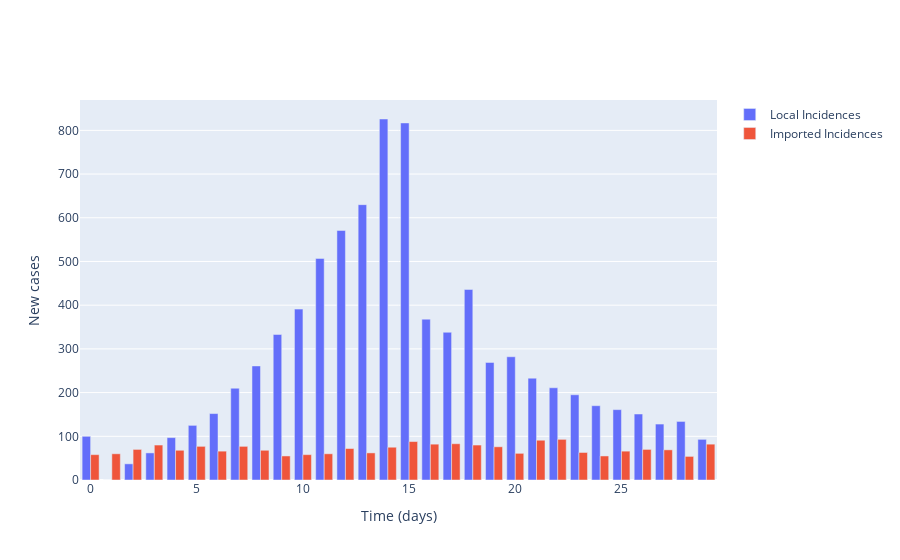

Notebook code cell kept with this figure:
### Markdown cell above
## Plot local incidence numbers and imported cases

### Code cell
# Plot (bar chart cases each day)
fig = go.Figure()

# Plot of incidences
fig.add_trace(
    go.Bar(
        x=times,
        y=locally_infected_cases,
        name='Local Incidences'
    )
)

fig.add_trace(
    go.Bar(
        x=times,
        y=imported_cases,
        name='Imported Incidences'
    )
)

# Add axis labels
fig.update_layout(
    xaxis_title='Time (days)',
    yaxis_title='New cases'
)

fig.show()

### Figure 1 — Plotly figure (JSON) as saved in the notebook; plotly's stock layout.template omitted (floating-point values rounded to 4 significant figures)
{"data": [{"name": "Local Incidences", "type": "bar", "x": [0, 1, 2, 3, 4, 5, 6, 7, 8, 9, 10, 11, 12, 13, 14, 15, 16, 17, 18, 19, 20, 21, 22, 23, 24, 25, 26, 27, 28, 29], "y": [100, 0, 37, 62, 97, 125, 152, 210, 261, 333, 391, 507, 571, 630, 826, 817, 368, 338, 436, 269, 282, 233, 211, 195, 170, 161, 151, 128, 134, 93]}, {"name": "Imported Incidences", "type": "bar", "x": [0, 1, 2, 3, 4, 5, 6, 7, 8, 9, 10, 11, 12, 13, 14, 15, 16, 17, 18, 19, 20, 21, 22, 23, 24, 25, 26, 27, 28, 29], "y": [58, 60, 70, 80, 68, 77, 66, 77, 68, 55, 58, 60, 72, 62, 75, 88, 82, 83, 80, 76, 61, 91, 93, 63, 55, 66, 70, 69, 54, 82]}], "layout": {"xaxis": {"title": {"text": "Time (days)"}}, "yaxis": {"title": {"text": "New cases"}}}}
